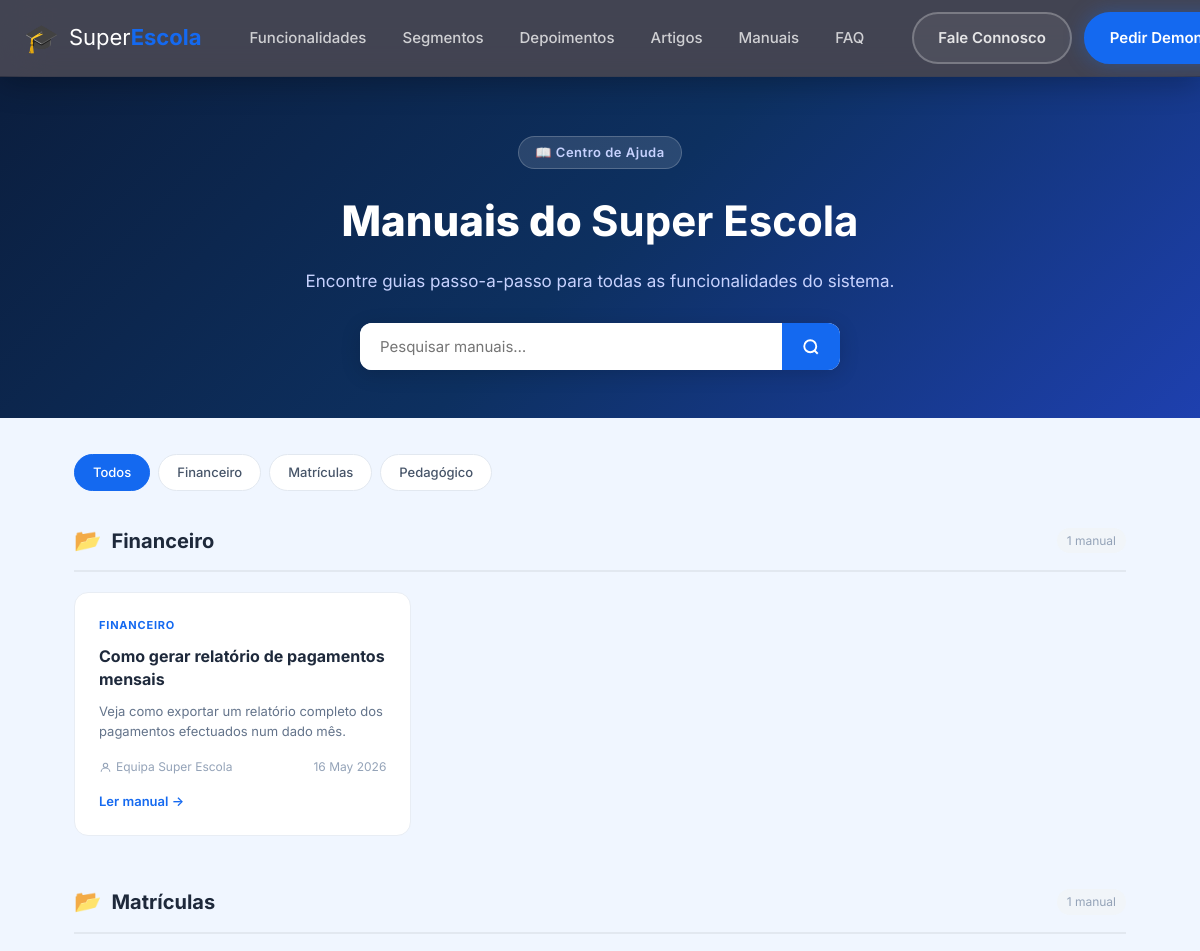
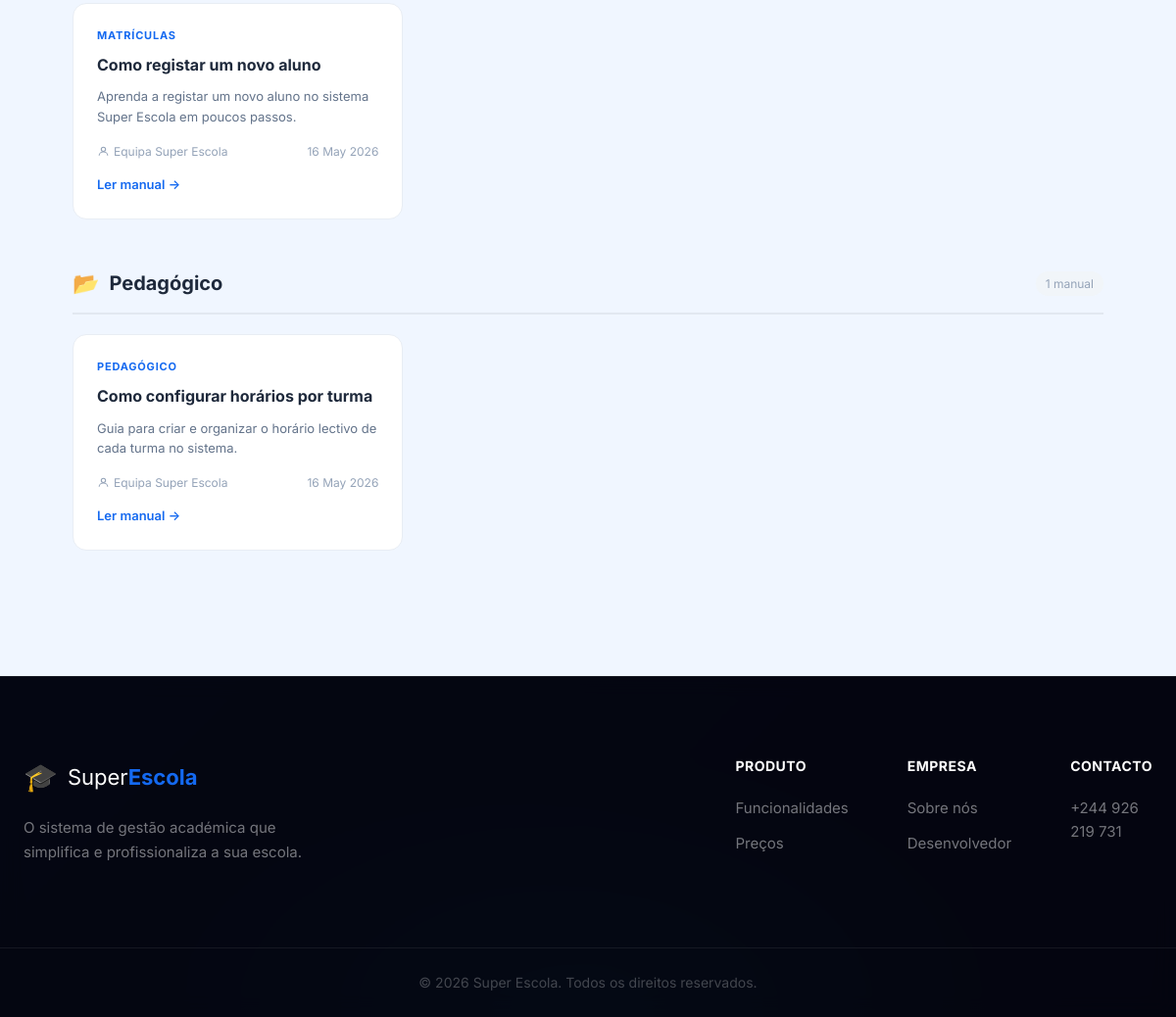
The page /manuais/ on the database its author committed (2 pictures, top to bottom).
### core/models.py (models this page shows, shortened)
class Manual(models.Model):
    titulo = models.TextField()
    categoria = models.TextField(default='Geral')
    resumo = models.TextField(blank=True, default='')
    intro = models.TextField(blank=True, default='')
    passos = models.TextField(blank=True, default='[]')
    conteudo = models.TextField(blank=True, default='')
    imagem_url = models.TextField(blank=True, default='')
    autor = models.TextField(default='Equipa Super Escola')
    publicado_em = models.DateTimeField(auto_now_add=True)
    ativo = models.IntegerField(default=1)
    class Meta:
        db_table = 'manuais'
        ordering = ['-publicado_em']
    def resumo_curto(self):
        return self.resumo[:130] if self.resumo else ''

### core/views.py (the view)
# urls.py: path('manuais/', views.manuais_list, name='manuais'),
def manuais_list(request):
    busca = request.GET.get('q', '').strip()
    cat_filter = request.GET.get('cat', '').strip()
    qs = Manual.objects.filter(ativo=1)
    if busca:
        qs = qs.filter(titulo__icontains=busca) | Manual.objects.filter(ativo=1, resumo__icontains=busca)
    if cat_filter:
        qs = qs.filter(categoria=cat_filter)
    todos_manuais = qs.order_by('categoria', '-publicado_em')
    categorias_disponiveis = list(Manual.objects.filter(ativo=1).values_list('categoria', flat=True).distinct().order_by('categoria'))
    grupos = {}
    for m in todos_manuais:
        grupos.setdefault(m.categoria, []).append(m)
    recentes = Manual.objects.filter(ativo=1).order_by('-publicado_em')[:5]
    return render(request, 'manuais.html', {
        'grupos': grupos,
        'categorias': categorias_disponiveis,
        'recentes': recentes,
        'busca': busca,
        'cat_filter': cat_filter,
        'total': todos_manuais.count(),
    })

### core/templates/manuais.html (shortened to what this page needs)
{% extends "base.html" %}
{% load static %}
{% block body %}
<header class="header scrolled" id="header">
  <div class="container header-inner">
    <a href="/" class="logo"><span class="logo-icon">🎓</span><span class="logo-text">Super<strong>Escola</strong></span></a>
    <nav class="nav" id="nav">
      <a href="/#funcionalidades" class="nav-link">Funcionalidades</a>
      <a href="/#segmentos" class="nav-link">Segmentos</a>
      <a href="/#depoimentos" class="nav-link">Depoimentos</a>
      <a href="/#artigos" class="nav-link">Artigos</a>
      <a href="/manuais/" class="nav-link" style="color:var(--primary)">Manuais</a>
      <a href="/#faq" class="nav-link">FAQ</a>
    </nav>
    <div class="header-actions">
      <a href="https://wa.me/244926219731?text=Olá!+Vim+pelo+site+e+quero+saber+mais+sobre+o+Super+Escola." class="btn btn-outline" target="_blank">Fale Connosco</a>
      <a href="https://wa.me/244926219731?text=Olá!+Quero+uma+demonstração+do+Super+Escola." class="btn btn-primary" target="_blank">Pedir Demonstração</a>
    </div>
  </div>
</header>
<main class="manuais-page">
  <div class="manuais-hero">
    <div class="container">
      <div class="manuais-hero-inner">
        <span class="manuais-badge">📖 Centro de Ajuda</span>
        <h1>Manuais do <strong>Super Escola</strong></h1>
        <p>Encontre guias passo-a-passo para todas as funcionalidades do sistema.</p>
        <form method="get" action="/manuais/" class="manuais-search-form">
          <input type="text" name="q" value="{{ busca }}" placeholder="Pesquisar manuais…" class="manuais-search-input">
          <button type="submit" class="manuais-search-btn">
            <svg width="18" height="18" fill="none" stroke="currentColor" stroke-width="2.5" viewBox="0 0 24 24"><circle cx="11" cy="11" r="8"/><path d="m21 21-4.35-4.35"/></svg>
          </button>
        </form>
      </div>
    </div>
  </div>
  <div class="container manuais-body">
    {% if categorias %}
    <div class="manuais-cats-bar">
      <a href="/manuais/" class="mcat-pill {% if not cat_filter %}active{% endif %}">Todos</a>
      {% for cat in categorias %}
      <a href="/manuais/?cat={{ cat|urlencode }}" class="mcat-pill {% if cat_filter == cat %}active{% endif %}">{{ cat }}</a>
      {% endfor %}
    </div>
    {% endif %}
    {% if grupos %}
      {% for categoria, lista in grupos.items %}
      <section class="manuais-group">
        <div class="manuais-group-header">
          <span class="mgrupo-icon">📂</span>
          <h2 class="mgrupo-titulo">{{ categoria }}</h2>
          <span class="mgrupo-count">{{ lista|length }} manual{{ lista|length|pluralize:"is" }}</span>
        </div>
        <div class="manuais-grid">
          {% for m in lista %}
          <a href="{% url 'manual_detail' m.id %}" class="manual-card">
            <div class="mcard-cat-tag">{{ m.categoria }}</div>
            <h3 class="mcard-titulo">{{ m.titulo }}</h3>
            {% if m.resumo %}
            <p class="mcard-resumo">{{ m.resumo_curto }}</p>
            {% endif %}
            <div class="mcard-footer">
              <span class="mcard-autor">
                <svg width="13" height="13" fill="none" stroke="currentColor" stroke-width="2" viewBox="0 0 24 24"><circle cx="12" cy="8" r="4"/><path d="M4 20c0-4 3.6-7 8-7s8 3 8 7"/></svg>
                {{ m.autor }}
              </span>
              <span class="mcard-data">{{ m.publicado_em|date:"d M Y" }}</span>
            </div>
            <span class="mcard-ler">Ler manual →</span>
          </a>
          {% endfor %}
        </div>
      </section>
      {% endfor %}
    {% endif %}
  </div>
</main>
<footer class="footer">
  <div class="container footer-inner">
    <div class="footer-brand">
      <a href="/" class="logo"><span class="logo-icon">🎓</span><span class="logo-text">Super<strong>Escola</strong></span></a>
      <p>O sistema de gestão académica que simplifica e profissionaliza a sua escola.</p>
    </div>
    <div class="footer-links">
      <div class="footer-col"><h4>Produto</h4><a href="/#funcionalidades">Funcionalidades</a><a href="/#precos">Preços</a></div>
      <div class="footer-col"><h4>Empresa</h4><a href="{% url 'empresa' %}">Sobre nós</a><a href="{% url 'cv' %}">Desenvolvedor</a></div>
      <div class="footer-col"><h4>Contacto</h4><a href="https://wa.me/244926219731" target="_blank">+244 926 219 731</a></div>
    </div>
  </div>
  <div class="footer-bottom">
    <div class="container"><p>© {% now "Y" %} Super Escola. Todos os direitos reservados.</p></div>
  </div>
</footer>
{% endblock %}

### core/static/css/glass.css (style rules this page uses)
:root { --glass-bg: rgba(255,255,255,0.07); --glass-border: rgba(255,255,255,0.13); --glass-blur: blur(18px); --glow-primary: rgba(20,105,240,0.45); --glow-cyan: rgba(6,182,212,0.35); --glow-pink: rgba(6,194,212,0.3); --page-bg: #060e1c; }
html { background: var(--page-bg); }
body { background: transparent; color: #e2e8f0; position: relative; overflow-x: hidden; }
body::before { content: ''; position: fixed; inset: 0; z-index: -2; background: radial-gradient(ellipse 80vw 60vh at 10% 20%, rgba(20,105,240,0.22) 0%, transparent 60%), radial-gradient(ellipse 60vw 50vh at 90% 10%, rgba(6,182,212,0.18) 0%, transparent 55%), radial-gradient(ellipse 70vw 60vh at 50% 100%, rgba(6,194,212,0.15) 0%, transparent 55%), radial-gradient(ellipse 90vw 80vh at 80% 60%, rgba(20,105,240,0.12) 0%, transparent 60%), linear-gradient(135deg, #060e1c 0%, #0b1a34 40%, #070f20 100%); }
body::after { content: ''; position: fixed; width: 600px; height: 600px; background: radial-gradient(circle, rgba(20,105,240,0.18) 0%, transparent 70%); border-radius: 50%; top: -200px; right: -200px; z-index: -1; animation: orbFloat 12s ease-in-out infinite alternate; pointer-events: none; }
.header { background: rgba(8,8,24,0.4) !important; backdrop-filter: blur(24px) !important; -webkit-backdrop-filter: blur(24px) !important; border-bottom: 1px solid rgba(255,255,255,0.07) !important; box-shadow: 0 4px 32px rgba(0,0,0,0.3) !important; }
.header.scrolled { background: rgba(8,8,24,0.75) !important; border-bottom-color: rgba(255,255,255,0.1) !important; }
.logo { color: #fff !important; }
.header.scrolled .logo { color: #fff !important; }
.nav-link { color: rgba(255,255,255,0.75) !important; }
.header.scrolled .nav-link { color: rgba(255,255,255,0.75) !important; }
.header-actions .btn-outline, .header.scrolled .header-actions .btn-outline { color: rgba(255,255,255,0.85) !important; border-color: rgba(255,255,255,0.25) !important; background: rgba(255,255,255,0.06) !important; }
.footer { background: rgba(4,4,14,0.85) !important; backdrop-filter: blur(10px) !important; border-top: 1px solid rgba(255,255,255,0.07) !important; }
.footer-bottom { border-top-color: rgba(255,255,255,0.07) !important; }
.footer-col h4 { color: #fff !important; }
.footer-col a { color: rgba(255,255,255,0.45) !important; }
.footer-bottom p { color: rgba(255,255,255,0.25) !important; }
.footer-brand p { color: rgba(255,255,255,0.45) !important; }
.btn-primary { box-shadow: 0 0 20px rgba(20,105,240,0.35) !important; }

### rows shown on the page
Manual: categoria "Financeiro", lista "1", categoria "FINANCEIRO", titulo "Como gerar relatório de pagamentos mensais", resumo_curto "Veja como exportar um relatório completo dos pagamentos efectuados num dado mês.", autor "Equipa Super Escola", publicado_em "16 May 2026"
Manual: categoria "Matrículas", lista "1", categoria "MATRÍCULAS", titulo "Como registar um novo aluno", resumo_curto "Aprenda a registar um novo aluno no sistema Super Escola em poucos passos.", autor "Equipa Super Escola", publicado_em "16 May 2026"
Manual: categoria "Pedagógico", lista "1", categoria "PEDAGÓGICO", titulo "Como configurar horários por turma", resumo_curto "Guia para criar e organizar o horário lectivo de cada turma no sistema.", autor "Equipa Super Escola", publicado_em "16 May 2026"

### other values the page prints
{{ cat }} "Financeiro" "Matrículas" "Pedagógico"
